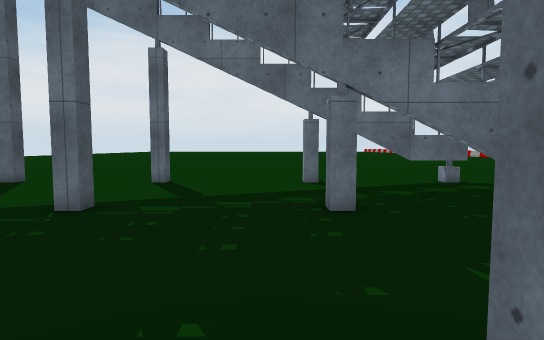
view 1 (above)

23 first-person views from a walk through a Unity game level. The camera is 1.4 m above the floor, tilts 4° down and sees 80° across. The floor is counted in squares, 1 m on a side. Each view is taken from the middle of a square. On the plan, view 1 faces up. The plan holds only what a view shows up to about 15 squares ahead; the rest is blank. The place goes on beyond the plan. The player is left out. Some surface patterns are stand-ins.

view 2
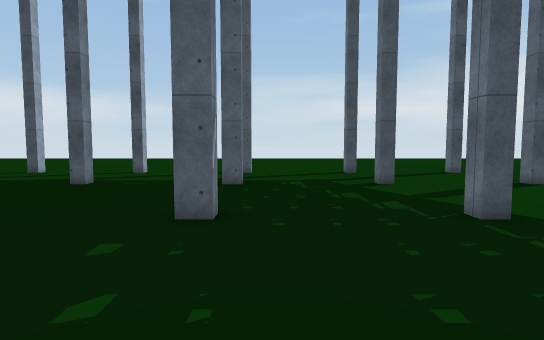

view 3
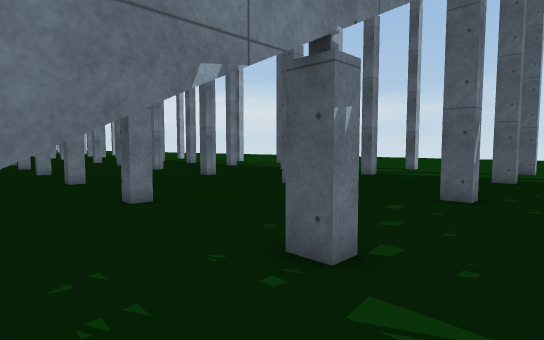

view 4
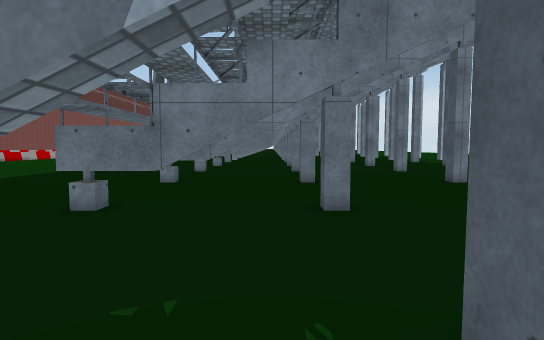

view 5
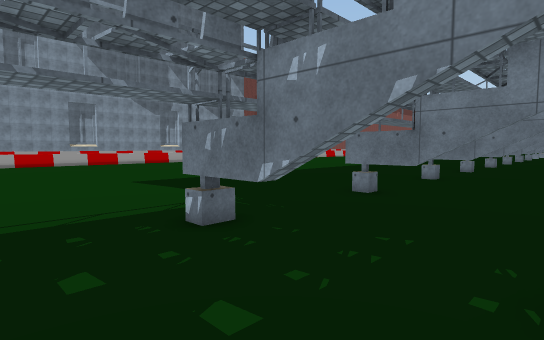

view 6
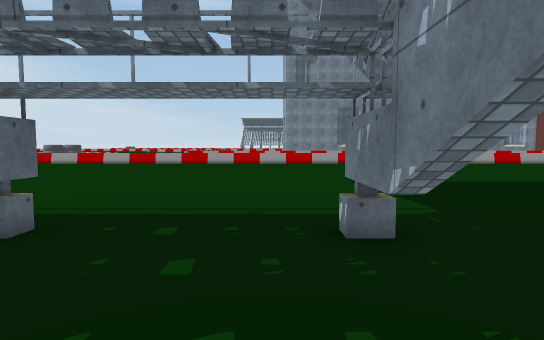

view 7
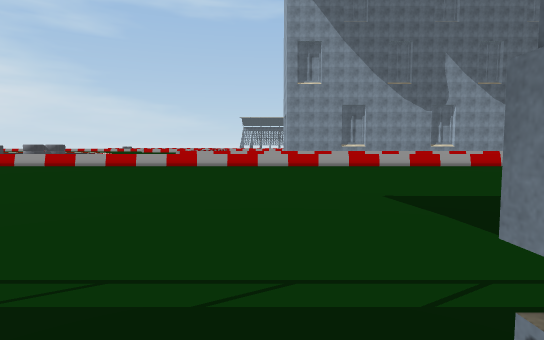

view 8
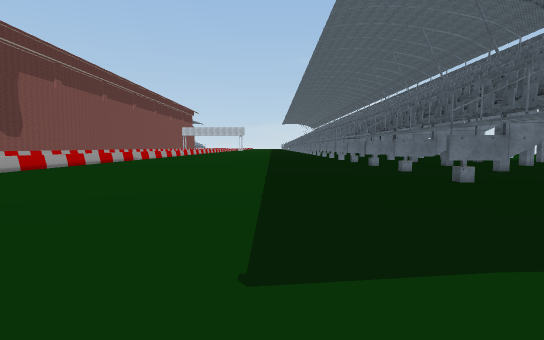

view 9
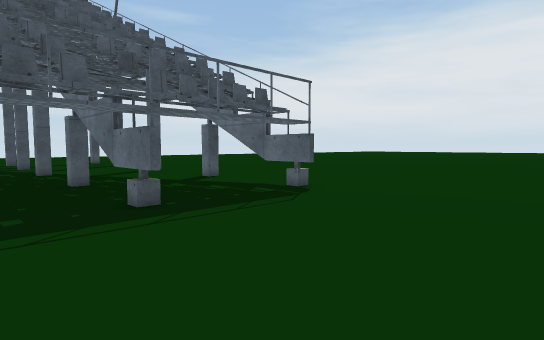

view 10
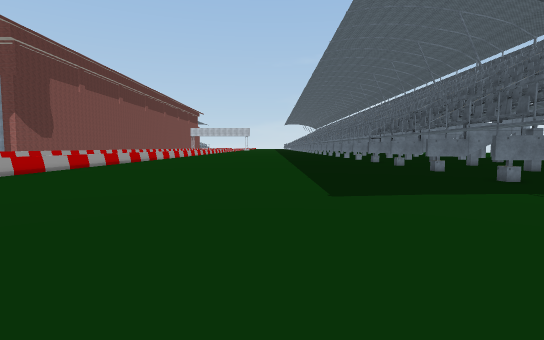

view 11
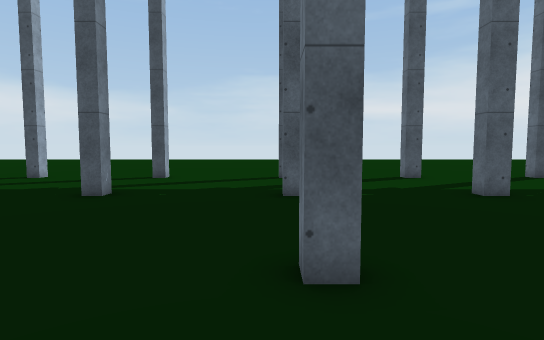

view 12
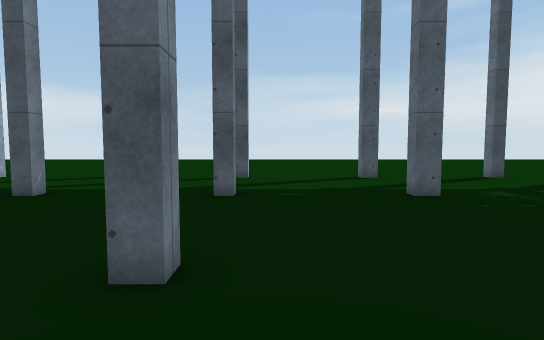

view 13
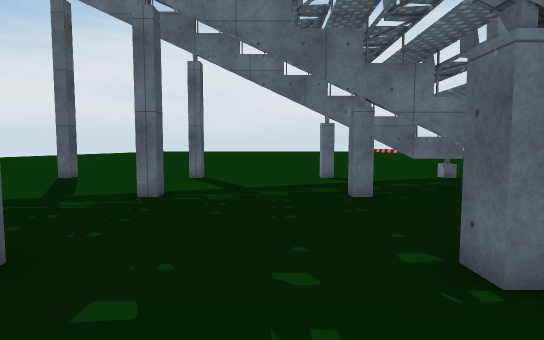

view 14
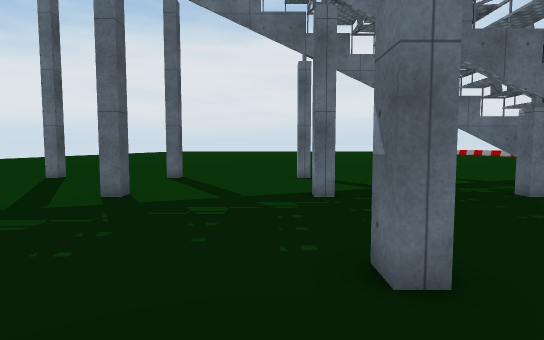

view 15
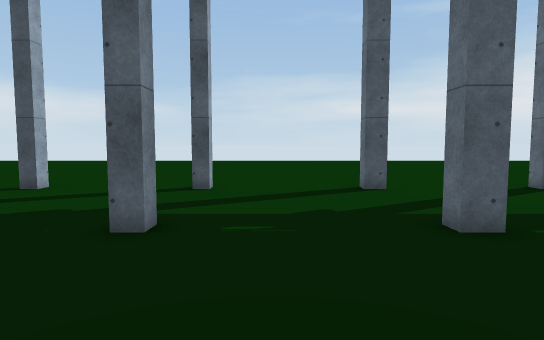

view 16
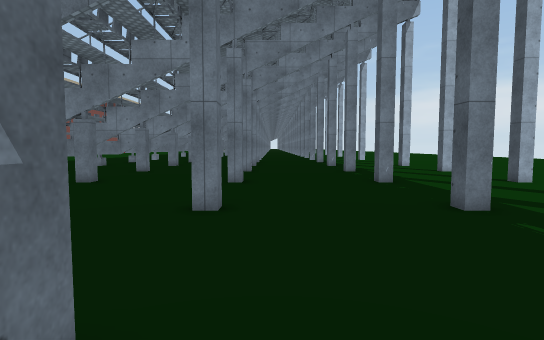

view 17
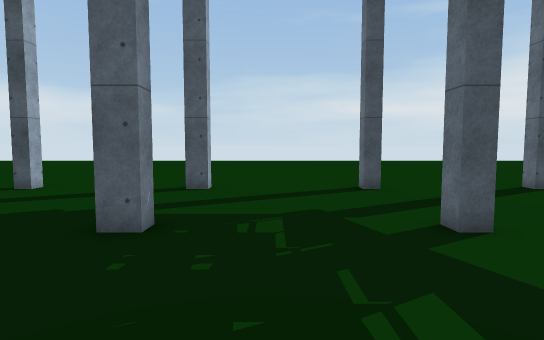

view 18
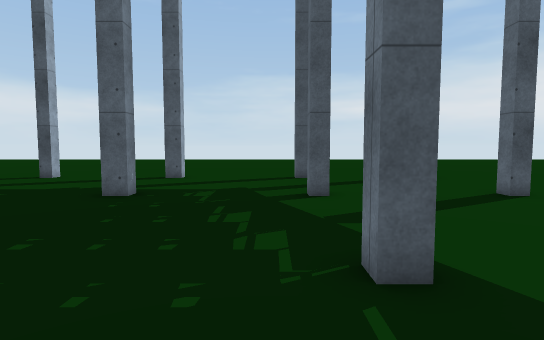

view 19
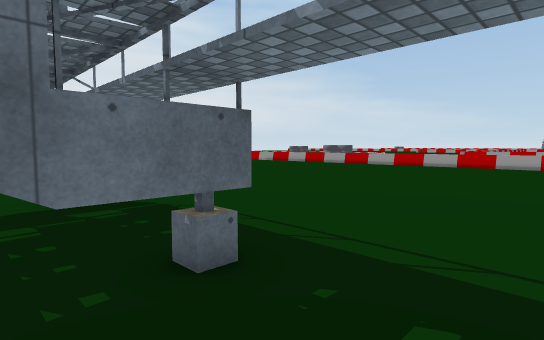

view 20
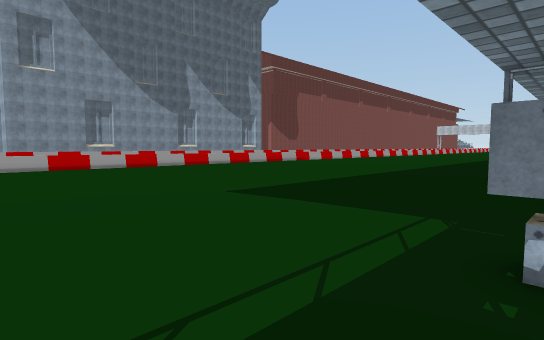

view 21
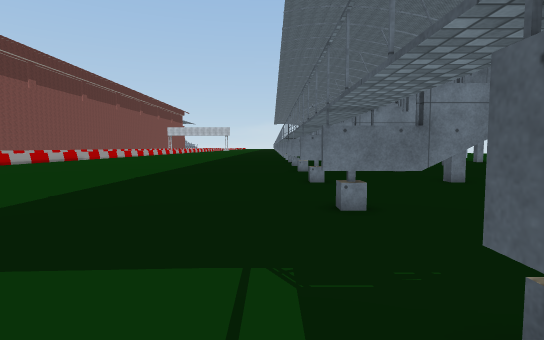

view 22
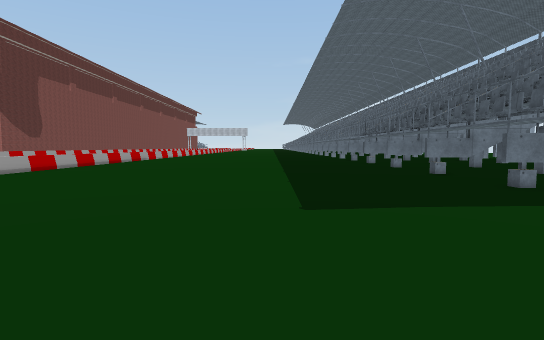

view 23
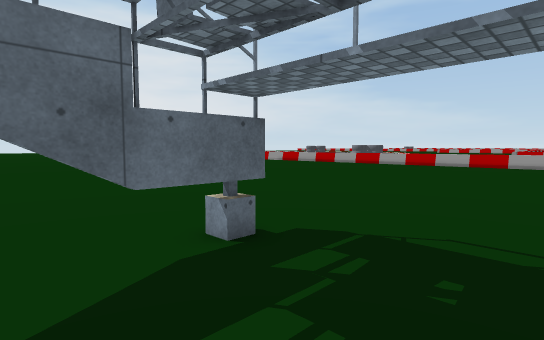

### Floor plan
Key: @ floor where view 1 was taken; # wall or solid block; . floor; T thing the floor can be seen under or through.
Columns run from 16 left of view 1 to 28 right of it. Each row starts with its distance up from view 1.
 13 #....##....##....##.#####.............
 12 .......................................
 11 .......................................
 10 ......................................
  9 ......................................
  8 #......................................
  7 #.....#.....#.....#..TTT................
  6 ........................................
  5 .......................................
  4 ..........................................
  3 ..........................................
  2 #....##....##....##.TTTTT................
  1 #....##....##....##. TTTT................
  0 ................@.........................
 -1 ..........................................
 -2 ...........................................
 -3 ............................................
 -4 #.....#.....#.....#.TTTTT....................
 -5 #...................   TT....................
 -6 .............................................
 -7 ............................................
 -8 ............................................
 -9 ..........................................
-10 #.................#.TTT#...................
-11 ...........................................
-12 ...........................................

Positions as (right, up) in squares from view 1, and headings:
1: (0, 0), facing up
2: (2, 3), facing left
3: (5, 4), facing down-left
4: (3, 3), facing down
5: (2, 5), facing down-right
6: (2, 3), facing right
7: (6, 3), facing right
8: (15, 3), facing down
9: (15, 4), facing up-left
10: (17, 9), facing down
11: (-1, -5), facing left
12: (-1, -3), facing left
13: (-1, -2), facing up
14: (-6, -2), facing up
15: (-5, -2), facing left
16: (-6, 3), facing down
17: (-5, 4), facing left
18: (-1, 6), facing left
19: (5, 4), facing up-right
20: (7, 6), facing down-right
21: (9, 3), facing down
22: (16, 7), facing down
23: (4, 9), facing up-right
